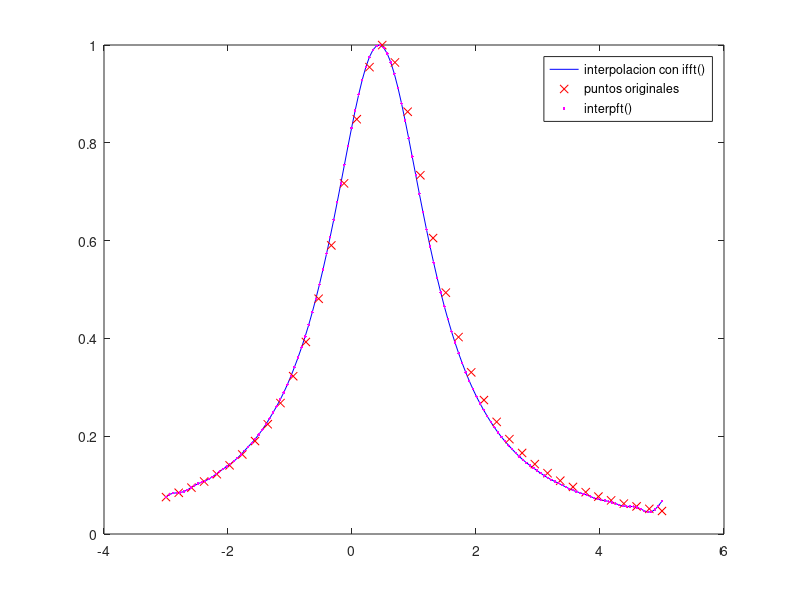

Recreate this plot in MATLAB.
%% Interpolacion en el tiempo utilizando el algoritmo ifft() y la funcion interpft()

% From: Bruno Luong
% Date: 17 Jul, 2012 03:42:20
% http://www.mathworks.com/matlabcentral/newsreader/view_thread/321829

% Ver tambien:
% http://www.embedded.com/design/other/4212939/Time-domain-interpolation-using-the-Fast-Fourier-Transform-

clear, close all

%% The function to be interpolated
n = 40;
x = linspace(-3, 5, n);
y = 1./((x - 0.5).^2 + 1);
% y = 1.2*sin(3.5*x) + 2*sin(1.6*x + 2);

%% Pad the high frequency
padsize = 100/2;

z = fft(y);
if mod(n, 2) % n is odd (impar)
    zp = ifftshift([zeros(1,padsize) fftshift(z) zeros(1,padsize)]);
else % n is even (par)
    zp = fftshift(z);    
    % This step "zp(1)/2 zp(2:end) zp(1)/2" to guarantee symmetry. Note
    % that zp(1) is a real number.
    zp = ifftshift([zeros(1,padsize) zp(1)/2 zp(2:end) zp(1)/2 zeros(1,padsize-1)]);
end

%% Resampling, renormalization
xp = linspace(x(1), x(end), length(zp));
yp = ifft(zp)/length(z)*length(zp); %compensate for the amplitude loss induced by interpolation

%% Plot the results
figure
plot(xp,yp,'b-', x, y,'rx', xp, interpft(y, length(zp)), 'm.')
legend('interpolacion con ifft()', 'puntos originales', 'interpft()')